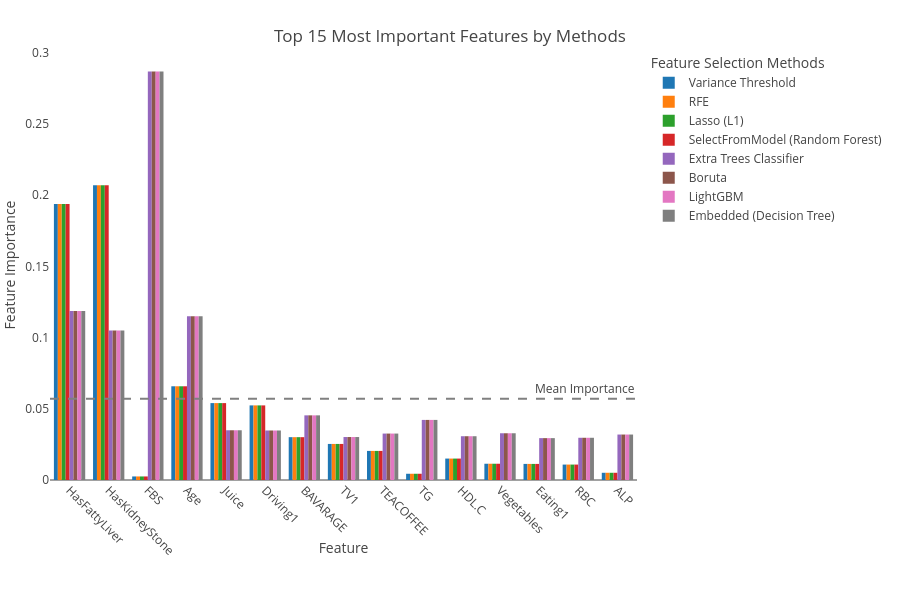

The notebook cell this image was saved under:
### Code cell
import pandas as pd
import plotly.express as px

# Assuming `X` is your DataFrame with the real feature names (predictors)
# Assuming `feature_importances` is a dictionary where each key is a method, 
# and the value is a pandas Series or DataFrame with feature importance scores.

# Convert the feature importances into a DataFrame for visualization
importance_df = pd.DataFrame(feature_importances).T  # Transpose so that methods are rows
importance_df.columns = X_train.columns  # Use the actual feature names from X
importance_df.columns = importance_df.columns.str.replace(r'num_imputer__','')
importance_df = importance_df.reset_index().rename(columns={'index': 'Feature Selection Method'})

# Determine the most important predictors (e.g., top N important features)
top_n = 15  # You can change this number to select more or fewer features

# Aggregate feature importance across all methods by averaging importance scores
importance_avg = importance_df.drop('Feature Selection Method', axis=1).mean(axis=0)

# Get the top N most important features
top_features = importance_avg.nlargest(top_n).index

# Filter the original importance DataFrame to include only the top features
importance_top_features_df = importance_df[['Feature Selection Method'] + list(top_features)]

# Melt the DataFrame for better visualization
importance_melted = importance_top_features_df.melt(id_vars=['Feature Selection Method'], 
                                                    var_name='Feature', 
                                                    value_name='Importance')

# Create a bar plot using Plotly to compare feature importance across different methods
fig_importance = px.bar(
    importance_melted,
    x='Feature',
    y='Importance',
    color='Feature Selection Method',
    title=f'Top {top_n} Most Important Features by Methods',
    labels={'Importance': 'Feature Importance', 'Feature Selection Method': 'Method'},
    height=600,
    barmode='group',  # Group bars for comparison
    category_orders={'Feature': list(top_features)},  # Ensure top features are sorted
    color_continuous_scale='Viridis',  # Use a gradient color scale for visual effect
)

# Update plot layout for better presentation
fig_importance.update_layout(
    legend_title="Feature Selection Methods", 
    xaxis_title="Feature", 
    yaxis_title="Feature Importance",
    xaxis={'tickangle': 45, 'showgrid': False},  # Rotate feature labels for readability
    yaxis={'showgrid': True, 'gridcolor': 'rgba(255, 255, 255, 0.3)'},  # Add a grid for better readability
    plot_bgcolor='rgba(0,0,0,0)',  # Make background transparent
    margin=dict(t=50, b=120, l=50, r=50),  # Adjust margins to prevent clipping of labels
    title_x=0.5,  # Center the title
    title_y=0.95,  # Move the title to the top
)

# Add horizontal line at mean importance level across all methods for reference
fig_importance.add_hline(
    y=importance_melted['Importance'].mean(), 
    line=dict(color='gray', dash='dash', width=2), 
    annotation_text='Mean Importance', 
    annotation_position='top right', 
    annotation_font_size=12
)

# Show the plot
fig_importance.show()
title=str(f"Top {top_n} Most Important Features by Methods1")
fig_importance.write_image("Images/"+title + ".png", scale=6)

### Figure 1 — Plotly figure (JSON) as saved in the notebook; plotly's stock layout.template omitted (floating-point values rounded to 4 significant figures)
{"data": [{"alignmentgroup": "True", "hovertemplate": "Method=Variance Threshold<br>Feature=%{x}<br>Feature Importance=%{y}<extra></extra>", "legendgroup": "Variance Threshold", "marker": {"color": "#1F77B4", "pattern": {"shape": ""}}, "name": "Variance Threshold", "offsetgroup": "Variance Threshold", "orientation": "v", "showlegend": true, "textposition": "auto", "type": "bar", "x": ["HasFattyLiver", "HasKidneyStone", "FBS", "Age", "Juice", "Driving1", "BAVARAGE", "TV1", "TEACOFFEE", "TG", "HDL.C", "Vegetables", "Eating1", "RBC", "ALP"], "xaxis": "x", "y": [0.1939, 0.2071, 0.002493, 0.06581, 0.054, 0.05239, 0.03007, 0.02532, 0.02043, 0.004385, 0.01505, 0.01142, 0.0113, 0.01083, 0.005067], "yaxis": "y"}, {"alignmentgroup": "True", "hovertemplate": "Method=RFE<br>Feature=%{x}<br>Feature Importance=%{y}<extra></extra>", "legendgroup": "RFE", "marker": {"color": "#FF7F0E", "pattern": {"shape": ""}}, "name": "RFE", "offsetgroup": "RFE", "orientation": "v", "showlegend": true, "textposition": "auto", "type": "bar", "x": ["HasFattyLiver", "HasKidneyStone", "FBS", "Age", "Juice", "Driving1", "BAVARAGE", "TV1", "TEACOFFEE", "TG", "HDL.C", "Vegetables", "Eating1", "RBC", "ALP"], "xaxis": "x", "y": [0.1939, 0.2071, 0.002493, 0.06581, 0.054, 0.05239, 0.03007, 0.02532, 0.02043, 0.004385, 0.01505, 0.01142, 0.0113, 0.01083, 0.005067], "yaxis": "y"}, {"alignmentgroup": "True", "hovertemplate": "Method=Lasso (L1)<br>Feature=%{x}<br>Feature Importance=%{y}<extra></extra>", "legendgroup": "Lasso (L1)", "marker": {"color": "#2CA02C", "pattern": {"shape": ""}}, "name": "Lasso (L1)", "offsetgroup": "Lasso (L1)", "orientation": "v", "showlegend": true, "textposition": "auto", "type": "bar", "x": ["HasFattyLiver", "HasKidneyStone", "FBS", "Age", "Juice", "Driving1", "BAVARAGE", "TV1", "TEACOFFEE", "TG", "HDL.C", "Vegetables", "Eating1", "RBC", "ALP"], "xaxis": "x", "y": [0.1939, 0.2071, 0.002493, 0.06581, 0.054, 0.05239, 0.03007, 0.02532, 0.02043, 0.004385, 0.01505, 0.01142, 0.0113, 0.01083, 0.005067], "yaxis": "y"}, {"alignmentgroup": "True", "hovertemplate": "Method=SelectFromModel (Random Forest)<br>Feature=%{x}<br>Feature Importance=%{y}<extra></extra>", "legendgroup": "SelectFromModel (Random Forest)", "marker": {"color": "#D62728", "pattern": {"shape": ""}}, "name": "SelectFromModel (Random Forest)", "offsetgroup": "SelectFromModel (Random Forest)", "orientation": "v", "showlegend": true, "textposition": "auto", "type": "bar", "x": ["HasFattyLiver", "HasKidneyStone", "FBS", "Age", "Juice", "Driving1", "BAVARAGE", "TV1", "TEACOFFEE", "TG", "HDL.C", "Vegetables", "Eating1", "RBC", "ALP"], "xaxis": "x", "y": [0.1939, 0.2071, 0.002493, 0.06581, 0.054, 0.05239, 0.03007, 0.02532, 0.02043, 0.004385, 0.01505, 0.01142, 0.0113, 0.01083, 0.005067], "yaxis": "y"}, {"alignmentgroup": "True", "hovertemplate": "Method=Extra Trees Classifier<br>Feature=%{x}<br>Feature Importance=%{y}<extra></extra>", "legendgroup": "Extra Trees Classifier", "marker": {"color": "#9467BD", "pattern": {"shape": ""}}, "name": "Extra Trees Classifier", "offsetgroup": "Extra Trees Classifier", "orientation": "v", "showlegend": true, "textposition": "auto", "type": "bar", "x": ["HasFattyLiver", "HasKidneyStone", "FBS", "Age", "Juice", "Driving1", "BAVARAGE", "TV1", "TEACOFFEE", "TG", "HDL.C", "Vegetables", "Eating1", "RBC", "ALP"], "xaxis": "x", "y": [0.1186, 0.105, 0.2869, 0.1149, 0.03493, 0.03477, 0.0454, 0.03018, 0.03261, 0.0422, 0.03074, 0.03282, 0.02941, 0.02966, 0.03193], "yaxis": "y"}, {"alignmentgroup": "True", "hovertemplate": "Method=Boruta<br>Feature=%{x}<br>Feature Importance=%{y}<extra></extra>", "legendgroup": "Boruta", "marker": {"color": "#8C564B", "pattern": {"shape": ""}}, "name": "Boruta", "offsetgroup": "Boruta", "orientation": "v", "showlegend": true, "textposition": "auto", "type": "bar", "x": ["HasFattyLiver", "HasKidneyStone", "FBS", "Age", "Juice", "Driving1", "BAVARAGE", "TV1", "TEACOFFEE", "TG", "HDL.C", "Vegetables", "Eating1", "RBC", "ALP"], "xaxis": "x", "y": [0.1186, 0.105, 0.2869, 0.1149, 0.03493, 0.03477, 0.0454, 0.03018, 0.03261, 0.0422, 0.03074, 0.03282, 0.02941, 0.02966, 0.03193], "yaxis": "y"}, {"alignmentgroup": "True", "hovertemplate": "Method=LightGBM<br>Feature=%{x}<br>Feature Importance=%{y}<extra></extra>", "legendgroup": "LightGBM", "marker": {"color": "#E377C2", "pattern": {"shape": ""}}, "name": "LightGBM", "offsetgroup": "LightGBM", "orientation": "v", "showlegend": true, "textposition": "auto", "type": "bar", "x": ["HasFattyLiver", "HasKidneyStone", "FBS", "Age", "Juice", "Driving1", "BAVARAGE", "TV1", "TEACOFFEE", "TG", "HDL.C", "Vegetables", "Eating1", "RBC", "ALP"], "xaxis": "x", "y": [0.1186, 0.105, 0.2869, 0.1149, 0.03493, 0.03477, 0.0454, 0.03018, 0.03261, 0.0422, 0.03074, 0.03282, 0.02941, 0.02966, 0.03193], "yaxis": "y"}, {"alignmentgroup": "True", "hovertemplate": "Method=Embedded (Decision Tree)<br>Feature=%{x}<br>Feature Importance=%{y}<extra></extra>", "legendgroup": "Embedded (Decision Tree)", "marker": {"color": "#7F7F7F", "pattern": {"shape": ""}}, "name": "Embedded (Decision Tree)", "offsetgroup": "Embedded (Decision Tree)", "orientation": "v", "showlegend": true, "textposition": "auto", "type": "bar", "x": ["HasFattyLiver", "HasKidneyStone", "FBS", "Age", "Juice", "Driving1", "BAVARAGE", "TV1", "TEACOFFEE", "TG", "HDL.C", "Vegetables", "Eating1", "RBC", "ALP"], "xaxis": "x", "y": [0.1186, 0.105, 0.2869, 0.1149, 0.03493, 0.03477, 0.0454, 0.03018, 0.03261, 0.0422, 0.03074, 0.03282, 0.02941, 0.02966, 0.03193], "yaxis": "y"}], "layout": {"annotations": [{"font": {"size": 12}, "showarrow": false, "text": "Mean Importance", "x": 1, "xanchor": "right", "xref": "x domain", "y": 0.05698, "yanchor": "bottom", "yref": "y"}], "barmode": "group", "height": 600, "legend": {"title": {"text": "Feature Selection Methods"}, "tracegroupgap": 0}, "margin": {"b": 120, "l": 50, "r": 50, "t": 50}, "plot_bgcolor": "rgba(0,0,0,0)", "shapes": [{"line": {"color": "gray", "dash": "dash", "width": 2}, "type": "line", "x0": 0, "x1": 1, "xref": "x domain", "y0": 0.05698, "y1": 0.05698, "yref": "y"}], "title": {"text": "Top 15 Most Important Features by Methods", "x": 0.5, "y": 0.95}, "xaxis": {"anchor": "y", "categoryarray": ["HasFattyLiver", "HasKidneyStone", "FBS", "Age", "Juice", "Driving1", "BAVARAGE", "TV1", "TEACOFFEE", "TG", "HDL.C", "Vegetables", "Eating1", "RBC", "ALP"], "categoryorder": "array", "domain": [0, 1], "showgrid": false, "tickangle": 45, "title": {"text": "Feature"}}, "yaxis": {"anchor": "x", "domain": [0, 1], "gridcolor": "rgba(255, 255, 255, 0.3)", "showgrid": true, "title": {"text": "Feature Importance"}}}}
